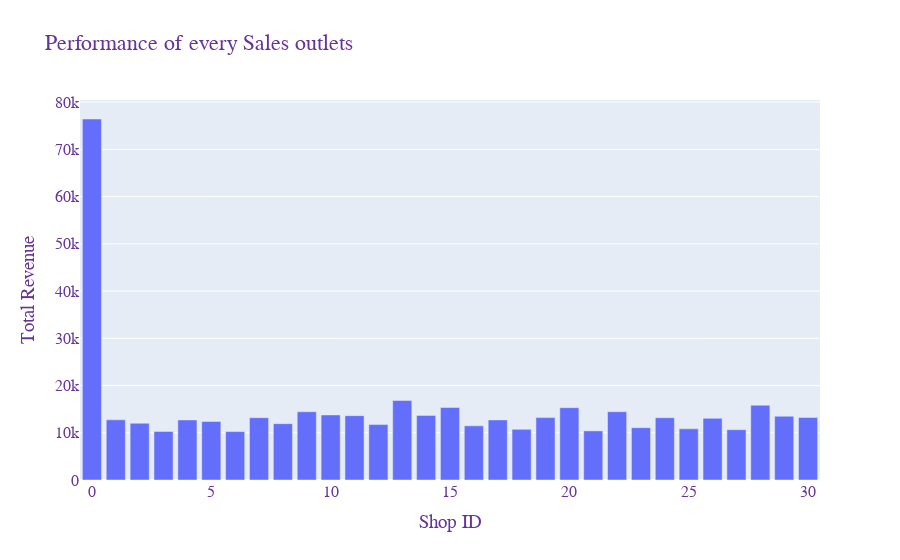

Notebook code for this chart:
### Code cell
# plot a pie for propostion distribution of chaoin and non chain establishments
shop_fig = go.Figure([go.Bar(x=shop_income['Shop_id'], y=shop_income['total_sales'])])

#update the layout
shop_fig.update_layout(
    title="Performance of every Sales outlets",
    xaxis_title="Shop ID",
    yaxis_title="Total Revenue",
    font=dict(family="Arial", size=16, color="RebeccaPurple"))

shop_fig.show()

### Figure 1 — Plotly figure (JSON) as saved in the notebook; plotly's stock layout.template omitted (floating-point values rounded to 4 significant figures)
{"data": [{"type": "bar", "x": [0, 1, 2, 3, 4, 5, 6, 7, 8, 9, 10, 11, 12, 13, 14, 15, 16, 17, 18, 19, 20, 21, 22, 23, 24, 25, 26, 27, 28, 29, 30], "y": [76430.0, 12730.0, 12020.0, 10280.0, 12710.0, 12390.0, 10250.0, 13200.0, 11930.0, 14450.0, 13780.0, 13620.0, 11740.0, 16830.0, 13680.0, 15350.0, 11460.0, 12720.0, 10730.0, 13210.0, 15310.0, 10400.0, 14470.0, 11070.0, 13180.0, 10840.0, 13060.0, 10650.0, 15820.0, 13500.0, 13240.0]}], "layout": {"font": {"color": "RebeccaPurple", "family": "Arial", "size": 16}, "title": {"text": "Performance of every Sales outlets"}, "xaxis": {"title": {"text": "Shop ID"}}, "yaxis": {"title": {"text": "Total Revenue"}}}}
